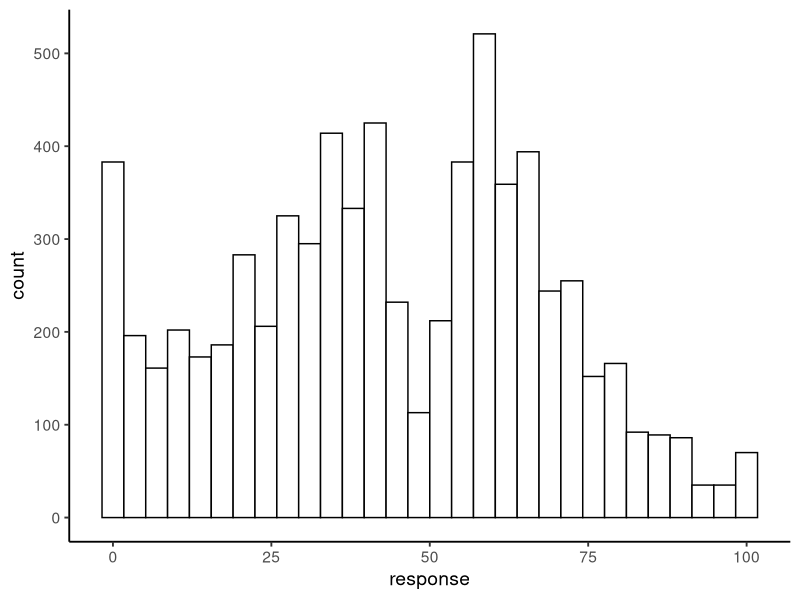
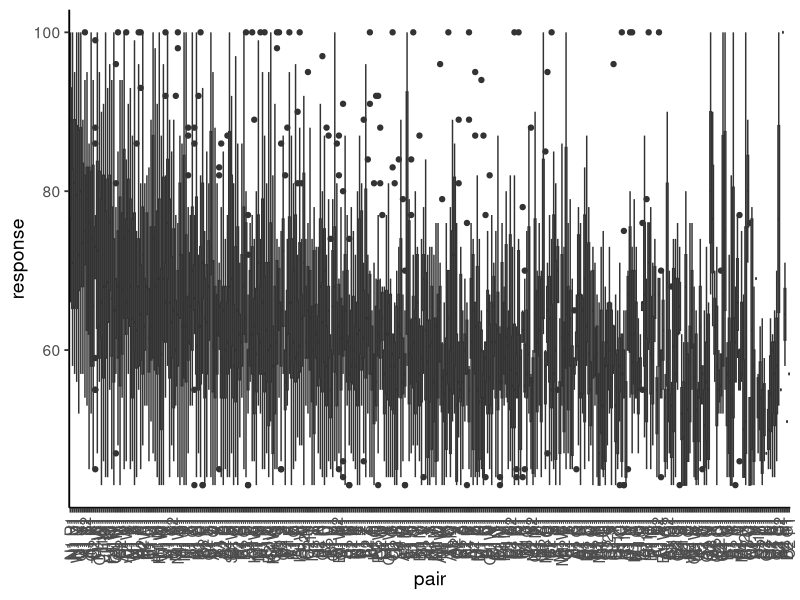
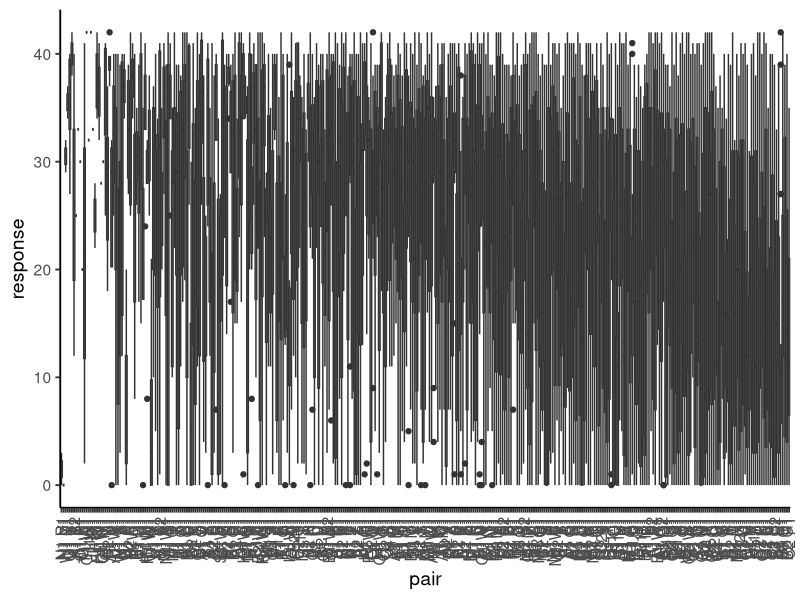
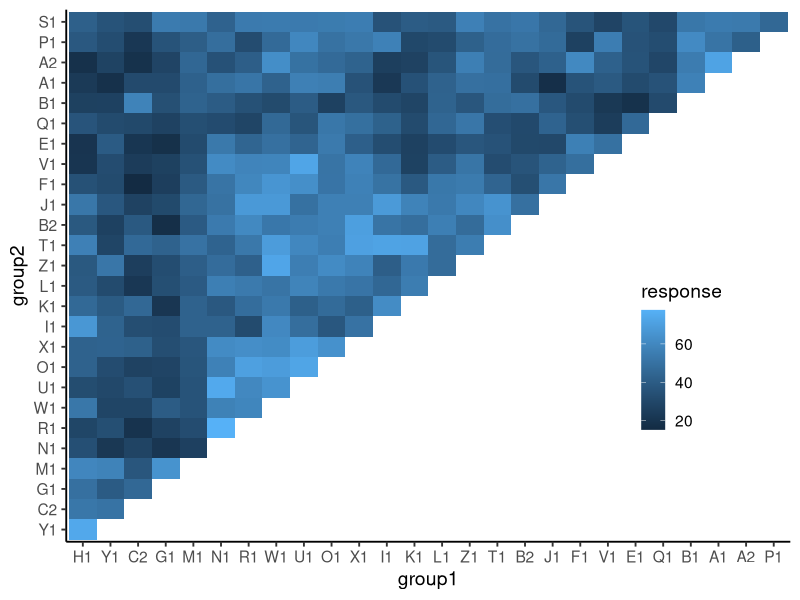

The R source for these figures, in order:
## ---- chunk 1
library(tidyverse)
library(forcats)
theme_set(theme_classic(base_size = 14))
## ---- chunk 2
data <- read_csv("../data/similartangramsdata.csv")
## ---- chunk 3
reorder_factors_with_clusters <- function(m) {
 
   m_wide <- m %>%
    spread(group2, response) %>%
    select(-1) %>%
    as.matrix() 
  
  group1_order <- hclust(dist(m_wide))$order
  group2_order <- hclust(dist(t(m_wide)))$order
  
  df_reordered <- m %>%
    mutate(group1 = fct_relevel(group1, levels(m$group1)[group1_order]),
           group2 = fct_relevel(group2, levels(m$group2)[group2_order]))

  df_reordered
}
## ---- chunk 4
sim_order <- data %>%
  group_by(pair) %>%
  summarise(similarity = mean(response)) %>%
  arrange(desc(similarity))

sim_original <- data %>%
  group_by(group1, group2, pair) %>%
  summarise(similarity = mean(response)) %>%
  filter(group1 %in% c("A1", "B1", "E1", "F1", "G1", "H1", "I1", "J1", "K1", "L1") | group2 %in% c("B1", "E1", "F1", "G1",          "H1", "I1", "J1", "K1", "L1")) %>%
  #filter(similarity >= 50) %>%
  arrange(group1, desc(similarity))

ordered_data <- data %>%
  mutate(pair = factor(pair, levels = sim_order$pair))
## ---- chunk 5
ggplot(data, aes(x = response)) +
  geom_histogram(fill = "white", color = "black")
## ---- chunk 6
similar <- ordered_data %>%
  filter(response >= median(response))

different <- ordered_data %>%
  filter(response < median(response))

# similar tangrams
ggplot(similar, aes(x = pair, y = response)) +
  geom_boxplot() + 
  theme(axis.text.x = element_text(angle = 90, hjust = 1, vjust = .5))

# different tangrams
ggplot(different, aes(x = pair, y = response)) +
  geom_boxplot() + 
  theme(axis.text.x = element_text(angle = 90, hjust = 1, vjust = .5))

## ---- chunk 7
data_matrix <- data %>%
  ungroup() %>%
  select(response, group1, group2) %>%
  group_by(group1, group2) %>%
  summarise(response = mean(response)) %>%
  ungroup()

data_matrix_flipped <- data_matrix %>%
  rename(group2 = group1, group1 = group2)

data_matrix_full = bind_rows(data_matrix, data_matrix_flipped) %>%
  mutate(group1 = factor(group1), group2 = factor(group2)) %>%
  reorder_factors_with_clusters() %>%
  filter(as.numeric(group1) <= as.numeric(group2)) #upper triangle

ggplot(data_matrix_full, aes(x = group1, y = group2, fill = response)) + 
  geom_tile() + 
  theme(legend.position = c(.85, .35))
